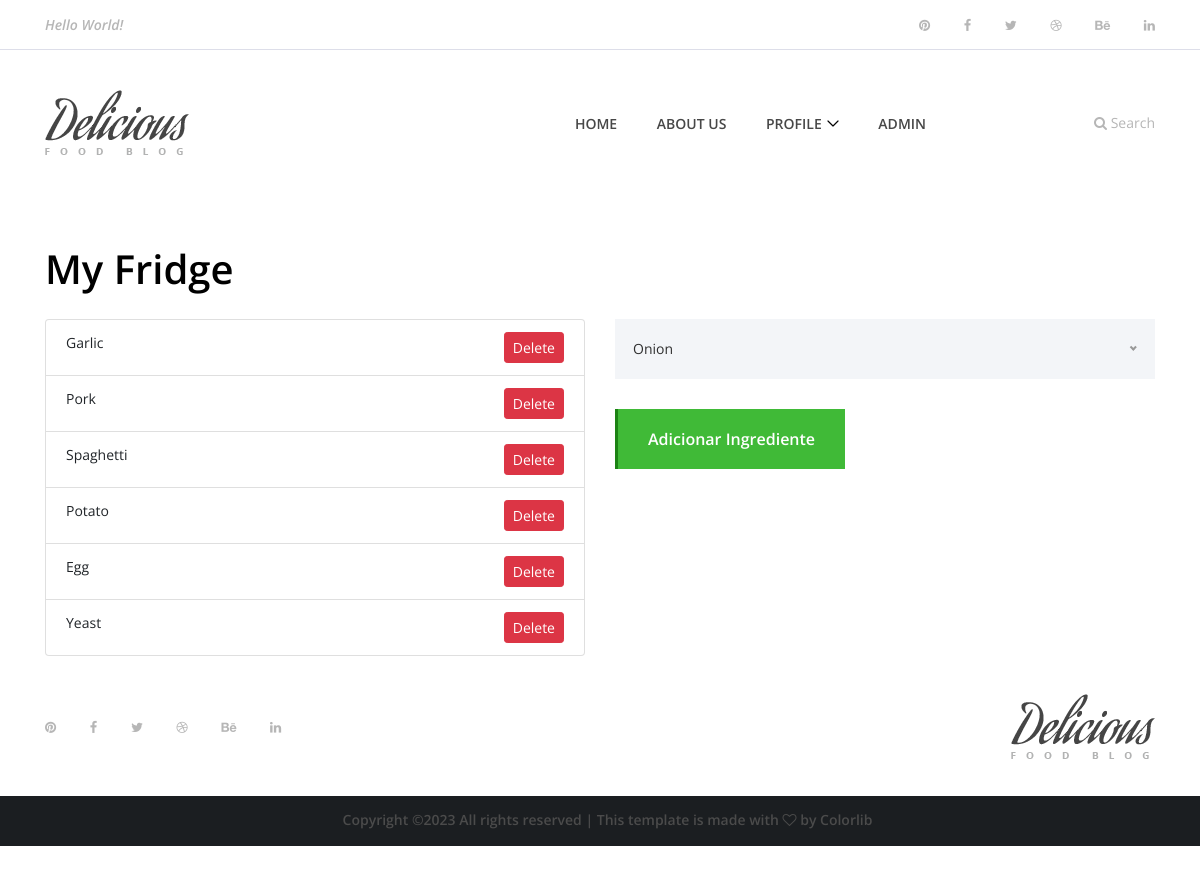
The app's page /fridge/ (signed in) with its own data.
### app/models.py (models this page shows, shortened)
class Frigorifico(models.Model):
    user = models.ForeignKey(User, on_delete=models.CASCADE)
    ingredient = models.ForeignKey(Ingrediente, on_delete=models.CASCADE)
    data = models.DateField()
    checklist = models.BooleanField()
    updated = models.DateTimeField(auto_now=True)
    created = models.DateTimeField(auto_now_add=True)

class Ingrediente(models.Model):
    nome = models.CharField(max_length=255)
    categoria = models.ForeignKey(CategoriaIngrediente, on_delete=models.SET_NULL, null=True)
    icon = models.CharField(max_length=255,null=True, blank=True)
    calorias = models.IntegerField(null=True, blank=True)

### app/views.py (the view)
# urls.py: path('fridge/', views.fridge, name ="fridge"),
def fridge(request):
    user = request.user  # Obtém o usuário logado
    frigorifico_itens = Frigorifico.objects.filter(user=user)
    ingredients = Ingrediente.objects.all()
    form = FridgeForm()  # Crie uma instância do formulário FridgeForm
    context = {'frigorifico_itens': frigorifico_itens, 'ingredients': ingredients, 'form': form}
    return render(request, 'fridge.html', context)

### app/templates/fridge.html (shortened to what this page needs)
{% extends 'main.html' %}
{% block content %}
<div class="container">
    <h1 class="mt-5">My Fridge</h1>
    <div class="row mt-4">
        <div class="col-lg-6">
            <ul class="list-group">
                {% for item in frigorifico_itens %}
                <li class="list-group-item">
                    {{ item.ingredient.nome }}
                    <a href="{% url 'delete_item' item.id %}" class="btn btn-danger btn-sm float-right">Delete</a>
                </li>
                {% empty %}
                <li class="list-group-item">Your fridge is empty.</li>
                {% endfor %}
            </ul>
        </div>
        <div class="col-lg-6">
            <form method="post" action="{% url 'add_ingredient_to_fridge' %}">
                <button type="submit" class="btn delicious-btn mt-30">Adicionar Ingrediente</button>
            </form>
        </div>
    </div>
</div>
{% endblock content %}

### app/static/style.css (style rules this page uses)
* { margin: 0; padding: 0; }
body { font-family: "Open Sans", sans-serif; font-size: 14px; }
h1, h2, h3, h4, h5, h6 { color: #000000; line-height: 1.3; font-weight: 600; }
a, a:hover, a:focus { -webkit-transition-duration: 500ms; transition-duration: 500ms; text-decoration: none; outline: 0 solid transparent; color: #000000; font-weight: 600; font-size: 14px; color: #474747; }
ul, ol { margin: 0; }
ul li, ol li { list-style: none; }
.mt-30 { margin-top: 30px !important; }
.delicious-btn { display: inline-block; min-width: 160px; height: 60px; color: #ffffff; border: none; border-left: 3px solid #1c8314; border-radius: 0; padding: 0 30px; font-size: 16px; line-height: 58px; font-weight: 600; -webkit-transition-duration: 500ms; transition-duration: 500ms; text-transform: capitalize; background-color: #40ba37; }

### records on screen
Frigorifico: ingredient.nome "Garlic"
Frigorifico: ingredient.nome "Pork"
Frigorifico: ingredient.nome "Spaghetti"
Frigorifico: ingredient.nome "Potato"
Frigorifico: ingredient.nome "Egg"
Frigorifico: ingredient.nome "Yeast"
